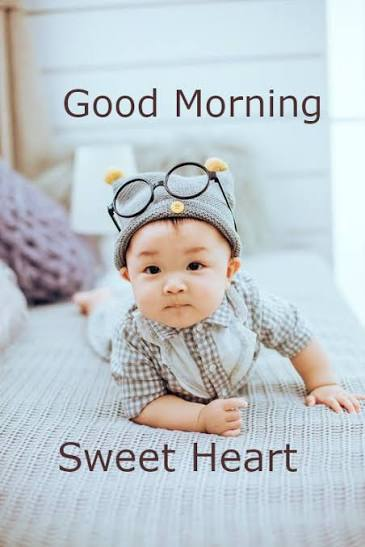
#> input picture Seminar/image.png, 365 x 547 px
$ python 3dtransform.py
#> lines starting #> are read from the running program, lines starting #| are printed output that depends on the picture
import numpy as np
import sympy as sp
import matplotlib.pyplot as plt
from matplotlib.widgets import Slider
from PIL import Image

# 1. Load your image
img = Image.open("image.png").convert("L")
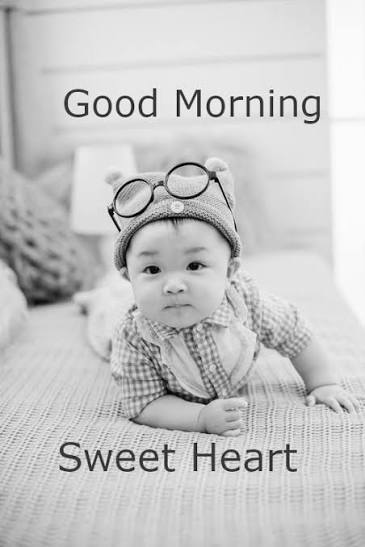
#> img: PIL image 365x547 L; min 0, max 255, mean 198.2
img = img.resize((600, 600))
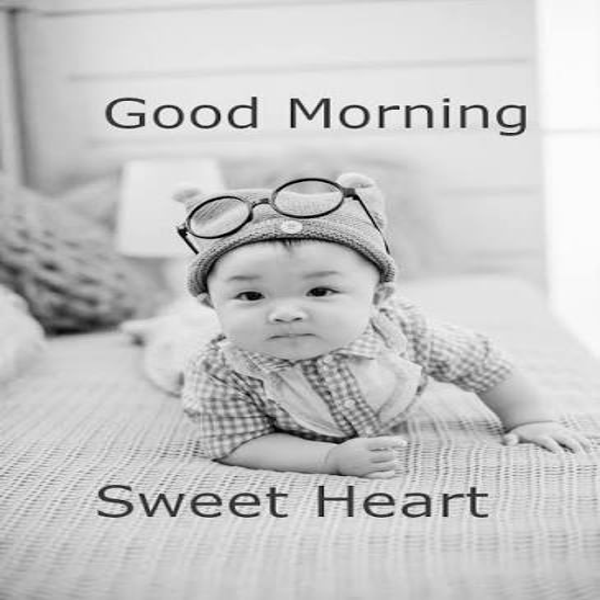
#> img: PIL image 600x600 L; min 0, max 255, mean 198.2

pixels = np.array(img, dtype=float) / 255

# 2. Camera matrix
A = sp.Matrix([
    [1, 0, 0],
    [0, 1, 0]
])

# 3. Find nullspace and column space
for i in A.nullspace():
    print("Nullspace vector:", i)
for i in A.columnspace():
    print("Column space vector:", i)
print("Rank:", A.rank())
print("Nullity:", len(A.nullspace()))

# 4. Create 3D coordinates for image pixels
x = np.arange(600)
y = np.arange(600)
X, Y = np.meshgrid(x, y)

# Use brightness as the height of the 3D surface

Z = np.zeros_like(pixels)

fig = plt.figure(figsize=(12, 6))
fig.subplots_adjust(bottom=0.2)

ax1 = fig.add_subplot(121, projection="3d")
ax2 = fig.add_subplot(122)

def draw(depth):
#> called with depth = 0
    ax1.clear()
    ax2.clear()

    # Change the depth of the image
    current_Z = Z + depth

    # Display image as a 3D surface
    ax1.plot_surface(
        X, Y, current_Z,
        facecolors=plt.cm.gray(pixels),
        rstride=2, cstride=2
    )
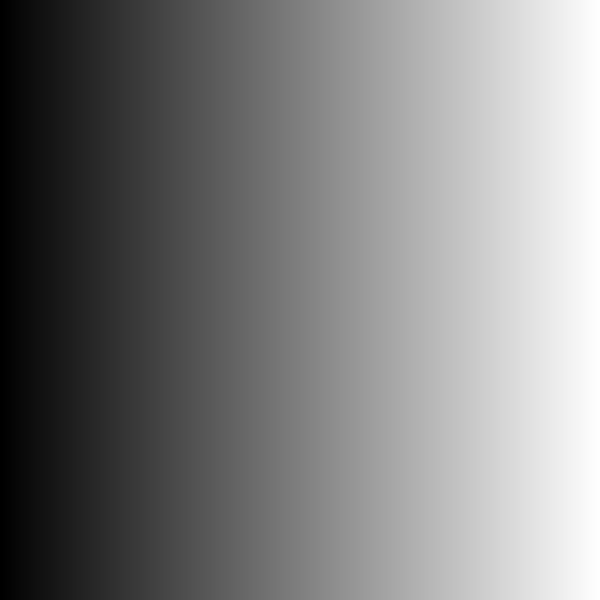
#> X: shape (600, 600) int64; min 0, max 599, mean 299.5; drawn with min black and max white
    ax1.invert_yaxis()
    ax1.set_title("Image in 3D")
    ax1.set_xlabel("X")
    ax1.set_ylabel("Y")
    ax1.set_zlabel("Depth")
    # Project image onto 2D camera plane
    ax2.imshow(pixels, cmap="gray")
    ax2.set_title("2D Projection")
    ax2.axis("off")

    fig.canvas.draw_idle()

draw(0)

# 5. Depth slider
slider_ax = fig.add_axes([0.2, 0.07, 0.6, 0.04])

slider = Slider(
    slider_ax,
    "Depth",
    0,
    20,
    valinit=0
)

slider.on_changed(draw)

plt.show()
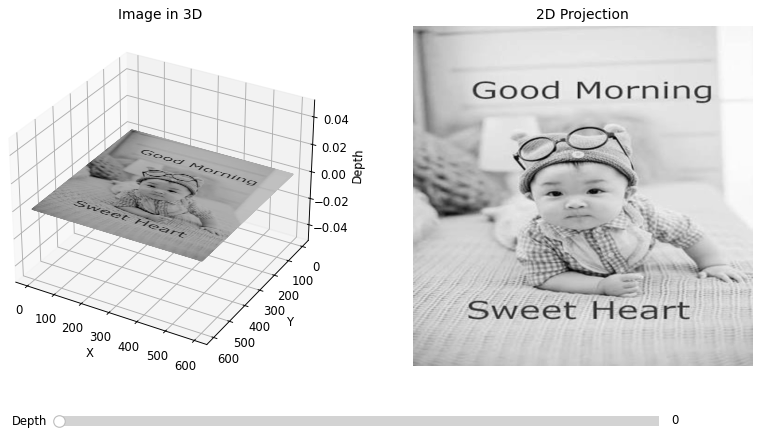
#> figure drawn by matplotlib, 3 panels
